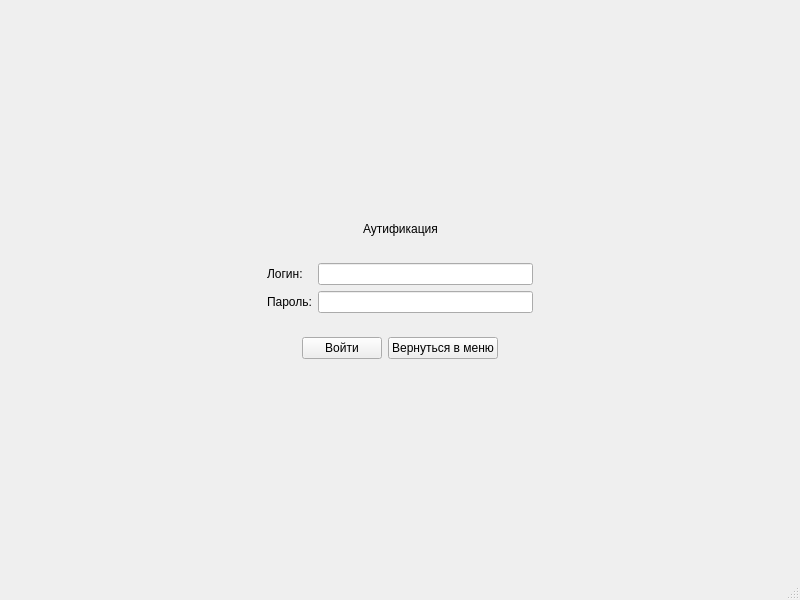
<?xml version="1.0" encoding="UTF-8"?>
<ui version="4.0">
 <class>authentication</class>
 <widget class="QMainWindow" name="authentication">
  <property name="geometry">
   <rect>
    <x>0</x>
    <y>0</y>
    <width>800</width>
    <height>600</height>
   </rect>
  </property>
  <property name="windowTitle">
   <string>MainWindow</string>
  </property>
  <widget class="QWidget" name="centralwidget">
   <layout class="QGridLayout" name="gridLayout">
    <item row="0" column="1">
     <spacer name="verticalSpacer">
      <property name="orientation">
       <enum>Qt::Vertical</enum>
      </property>
      <property name="sizeHint" stdset="0">
       <size>
        <width>20</width>
        <height>177</height>
       </size>
      </property>
     </spacer>
    </item>
    <item row="1" column="0">
     <spacer name="horizontalSpacer">
      <property name="orientation">
       <enum>Qt::Horizontal</enum>
      </property>
      <property name="sizeHint" stdset="0">
       <size>
        <width>249</width>
        <height>20</height>
       </size>
      </property>
     </spacer>
    </item>
    <item row="1" column="1">
     <widget class="QWidget" name="widget_4" native="true">
      <layout class="QVBoxLayout" name="verticalLayout">
       <item>
        <widget class="QWidget" name="widget_3" native="true">
         <layout class="QHBoxLayout" name="horizontalLayout_3">
          <item>
           <spacer name="horizontalSpacer_5">
            <property name="orientation">
             <enum>Qt::Horizontal</enum>
            </property>
            <property name="sizeHint" stdset="0">
             <size>
              <width>86</width>
              <height>20</height>
             </size>
            </property>
           </spacer>
          </item>
          <item>
           <widget class="QLabel" name="label_4">
            <property name="text">
             <string>Аутификация</string>
            </property>
           </widget>
          </item>
          <item>
           <spacer name="horizontalSpacer_6">
            <property name="orientation">
             <enum>Qt::Horizontal</enum>
            </property>
            <property name="sizeHint" stdset="0">
             <size>
              <width>85</width>
              <height>20</height>
             </size>
            </property>
           </spacer>
          </item>
         </layout>
        </widget>
       </item>
       <item>
        <widget class="QWidget" name="widget" native="true">
         <layout class="QFormLayout" name="formLayout_3">
          <item row="1" column="0">
           <widget class="QLabel" name="label_5">
            <property name="text">
             <string>Логин:</string>
            </property>
           </widget>
          </item>
          <item row="3" column="1">
           <widget class="QLineEdit" name="lineEdit_2"/>
          </item>
          <item row="3" column="0">
           <widget class="QLabel" name="label_6">
            <property name="text">
             <string>Пароль:</string>
            </property>
           </widget>
          </item>
          <item row="1" column="1">
           <widget class="QLineEdit" name="lineEdit_1"/>
          </item>
         </layout>
        </widget>
       </item>
       <item>
        <widget class="QWidget" name="widget_2" native="true">
         <layout class="QHBoxLayout" name="horizontalLayout_4">
          <item>
           <spacer name="horizontalSpacer_7">
            <property name="orientation">
             <enum>Qt::Horizontal</enum>
            </property>
            <property name="sizeHint" stdset="0">
             <size>
              <width>40</width>
              <height>20</height>
             </size>
            </property>
           </spacer>
          </item>
          <item>
           <widget class="QPushButton" name="EnterProject">
            <property name="text">
             <string>Войти</string>
            </property>
           </widget>
          </item>
          <item>
           <widget class="QPushButton" name="ComebakcMenuFromAuth">
            <property name="text">
             <string>Вернуться в меню</string>
            </property>
           </widget>
          </item>
          <item>
           <spacer name="horizontalSpacer_8">
            <property name="orientation">
             <enum>Qt::Horizontal</enum>
            </property>
            <property name="sizeHint" stdset="0">
             <size>
              <width>40</width>
              <height>20</height>
             </size>
            </property>
           </spacer>
          </item>
         </layout>
        </widget>
       </item>
      </layout>
     </widget>
    </item>
    <item row="1" column="2">
     <spacer name="horizontalSpacer_2">
      <property name="orientation">
       <enum>Qt::Horizontal</enum>
      </property>
      <property name="sizeHint" stdset="0">
       <size>
        <width>249</width>
        <height>20</height>
       </size>
      </property>
     </spacer>
    </item>
    <item row="2" column="1">
     <spacer name="verticalSpacer_2">
      <property name="orientation">
       <enum>Qt::Vertical</enum>
      </property>
      <property name="sizeHint" stdset="0">
       <size>
        <width>20</width>
        <height>177</height>
       </size>
      </property>
     </spacer>
    </item>
   </layout>
  </widget>
  <widget class="QMenuBar" name="menubar">
   <property name="geometry">
    <rect>
     <x>0</x>
     <y>0</y>
     <width>800</width>
     <height>17</height>
    </rect>
   </property>
  </widget>
  <widget class="QStatusBar" name="statusbar"/>
 </widget>
 <resources/>
 <connections/>
</ui>
